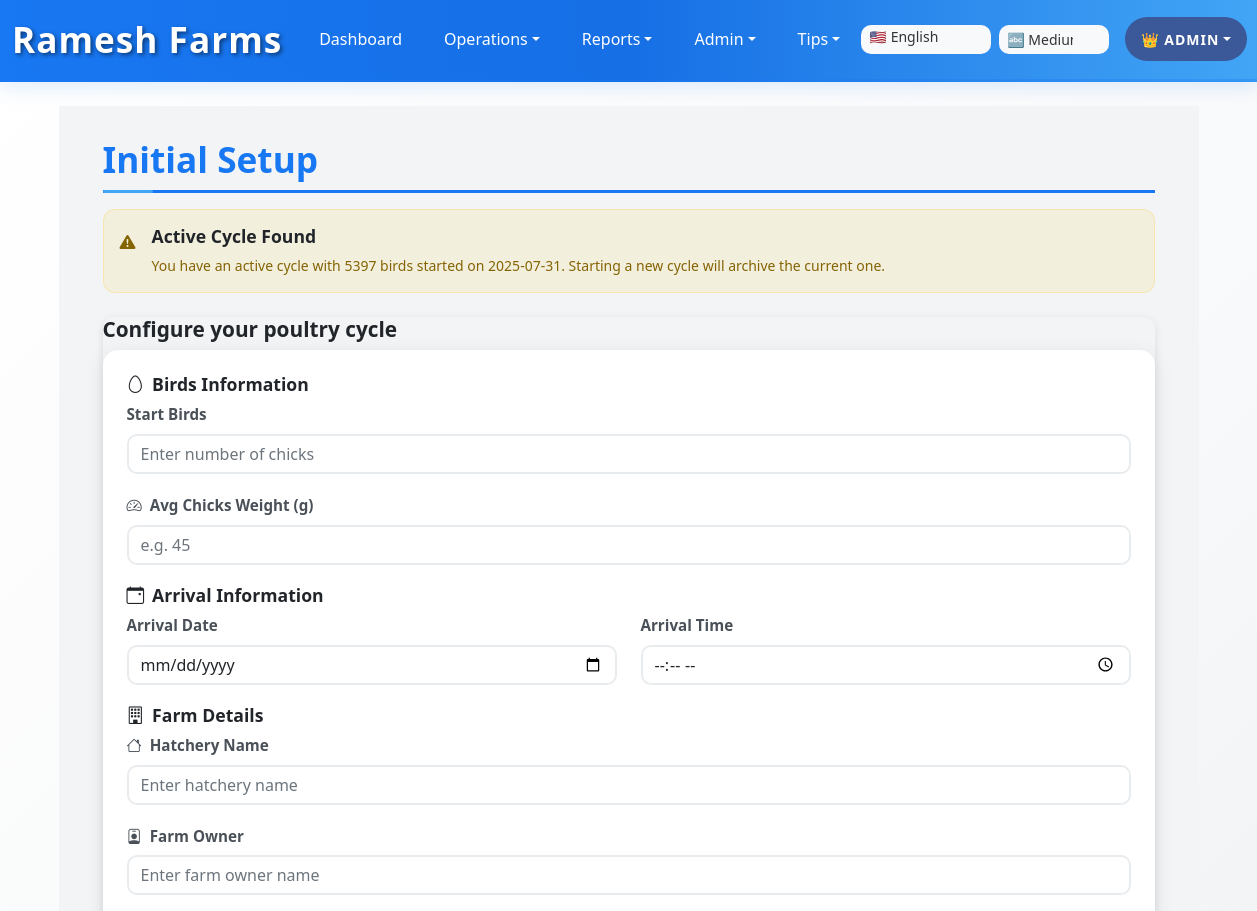
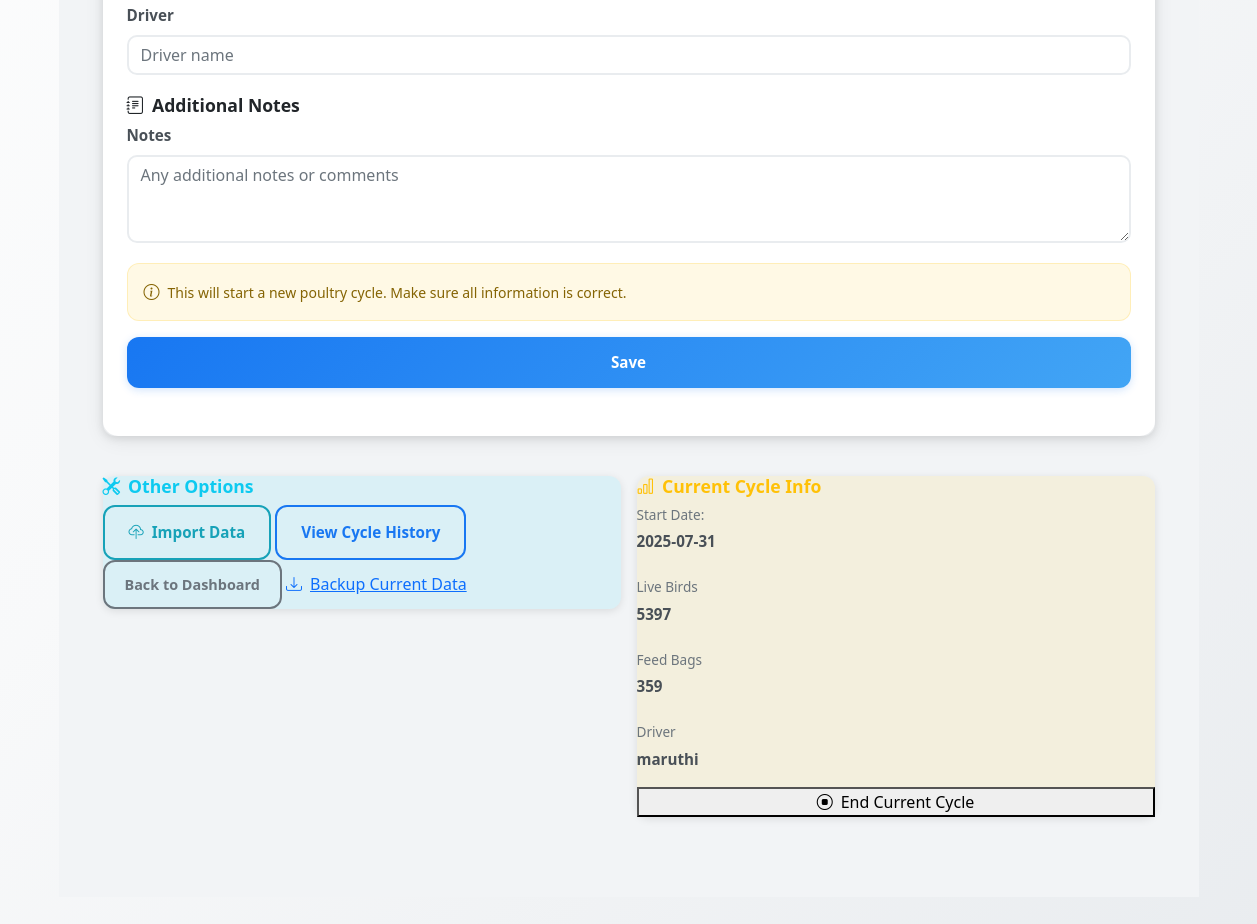
The app's page /setup (signed in), older data (2 pictures, top to bottom).
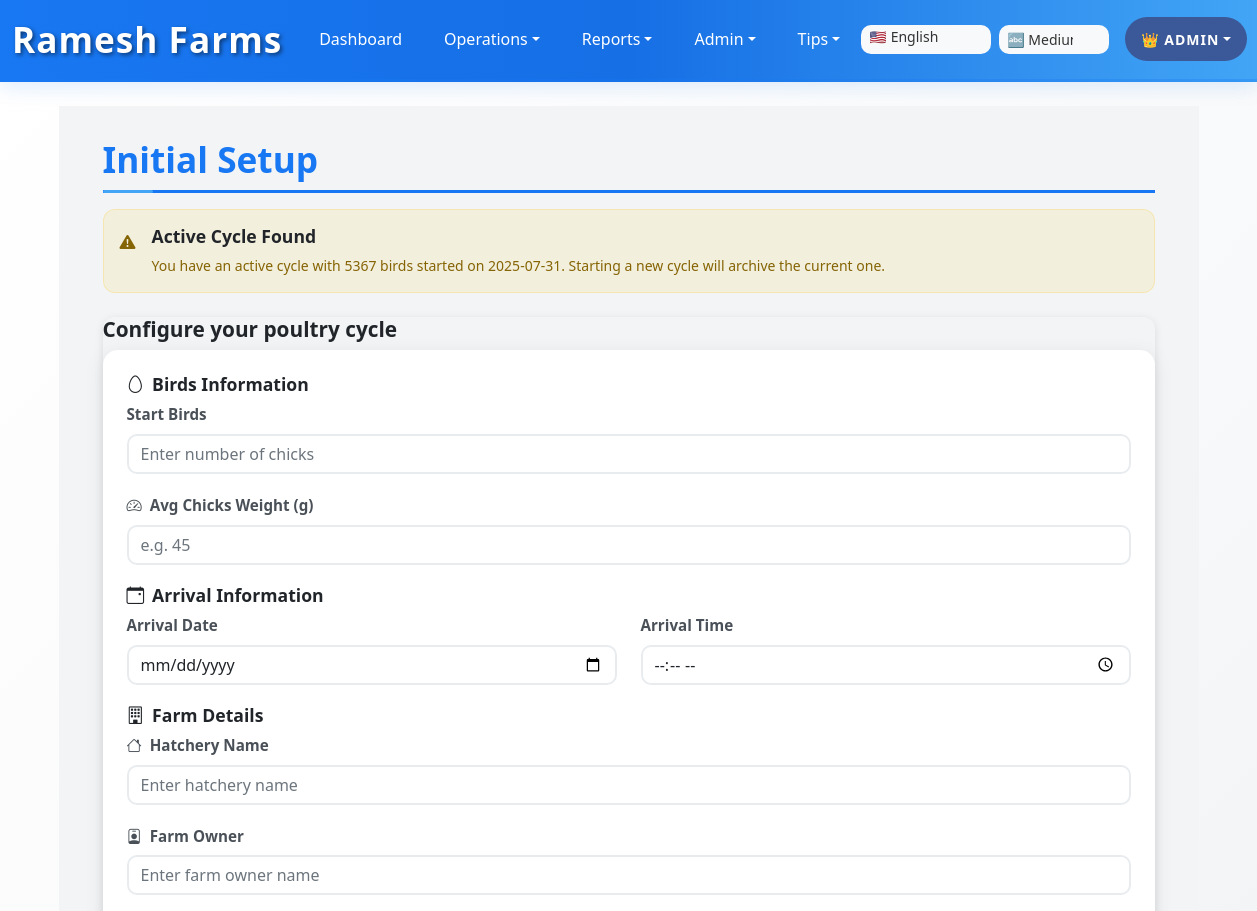
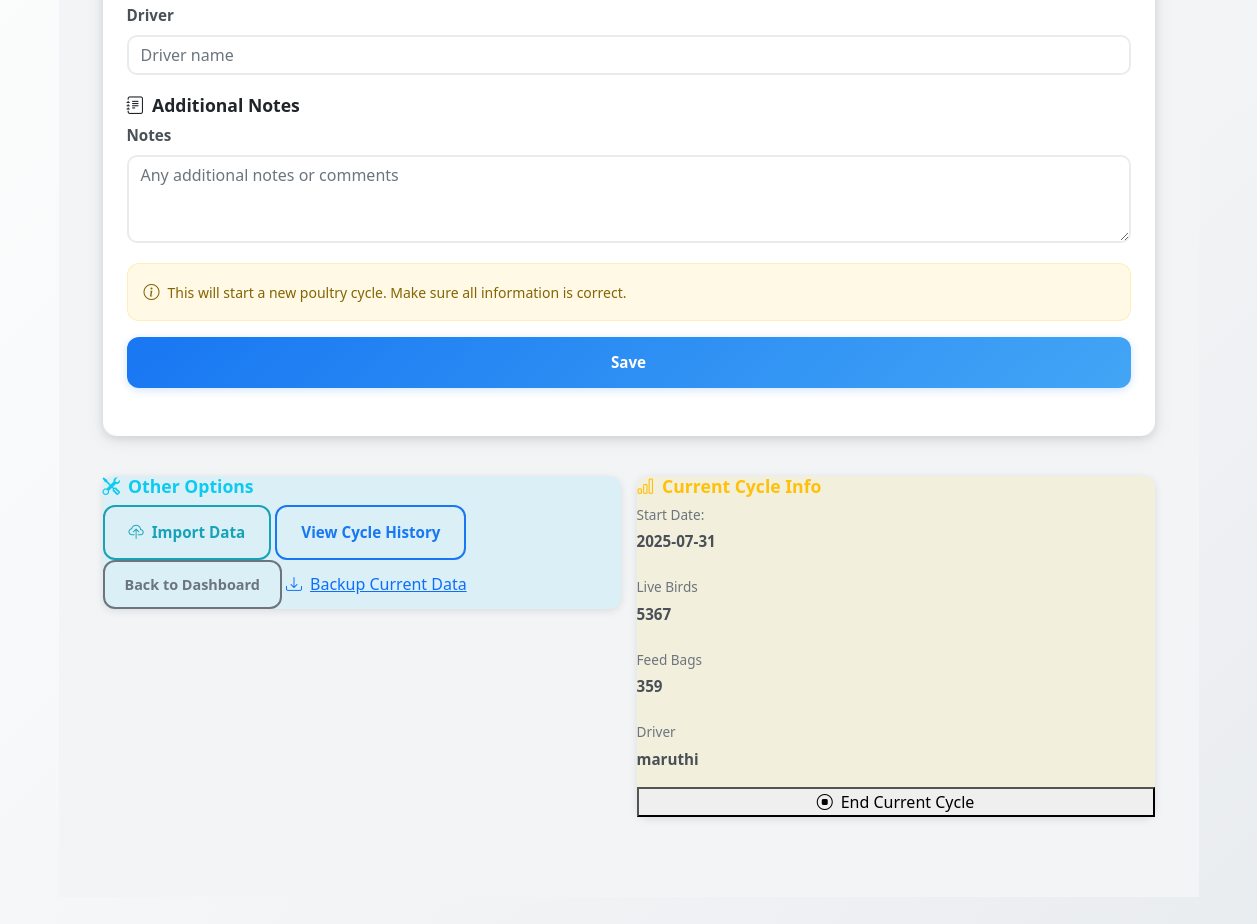
The same page, newer data (2 pictures, top to bottom).
### app.py (models this page shows)
class Cycle(db.Model):
    id = db.Column(db.Integer, primary_key=True)
    start_date = db.Column(db.String(50))
    start_time = db.Column(db.String(50))
    start_birds = db.Column(db.Integer)
    current_birds = db.Column(db.Integer)
    start_feed_bags = db.Column(db.Float)
    driver = db.Column(db.String(120))
    notes = db.Column(db.String(500))
    status = db.Column(db.String(20), default='active')  # 'active' or 'archived'
    end_date = db.Column(db.String(50))  # Date when cycle was completed/archived

### app.py (the view, shortened to what this page needs)
@app.route('/setup', methods=['GET','POST'])
@admin_required
def setup():
    existing_cycle = get_active_cycle()
    return render_template('setup.html', existing_cycle=existing_cycle)

### app.py (called while the page is built)
def admin_required(f):
    @wraps(f)
    def decorated_function(*args, **kwargs):
        if 'user_id' not in session:
            return redirect(url_for('login'))
        user = User.query.get(session['user_id'])
        if not user or user.role != 'admin':
            flash('Access denied. Admin privileges required.', 'error')
            return redirect(url_for('dashboard'))
        return f(*args, **kwargs)
    return decorated_function

def get_active_cycle():
    return Cycle.query.filter_by(status='active').order_by(Cycle.id.desc()).first()

### templates/setup.html (shortened to what the changed rows need)
{% extends 'base.html' %}
{% block content %}
<div class="mobile-container">
  <div class="mobile-section">
    <h2 class="mobile-header" data-i18n="setup_title">
    </h2>
    {% if existing_cycle %}
    <div class="mobile-alert alert alert-warning mb-4">
      <div class="d-flex align-items-start">
        <i class="bi bi-exclamation-triangle-fill me-3 mt-1"></i>
        <div>
          <h6 class="mb-2" data-i18n="existing_cycle_warning">Active Cycle Found</h6>
          <p class="mb-0 small" data-i18n="existing_cycle_msg">
            You have an active cycle with {{ existing_cycle.current_birds }} birds started on {{ existing_cycle.start_date }}.
            Starting a new cycle will archive the current one.
          </p>
        </div>
      </div>
    </div>
    {% endif %}
    <div class="row g-3 mt-3">
      <div class="col-md-6">
        {% if existing_cycle %}
        <div class="mobile-card bg-warning bg-opacity-10 border-warning">
          <h6 class="mobile-card-title text-warning">
            <i class="bi bi-bar-chart me-2"></i>Current Cycle Info
          </h6>
          <div class="mobile-info-list">
            <div class="mobile-info-item">
              <span class="mobile-info-label" data-i18n="start_date">Start Date:</span>
              <span class="mobile-info-value">{{ existing_cycle.start_date }}</span>
            </div>
            <div class="mobile-info-item">
              <span class="mobile-info-label" data-i18n="live_birds">Live Birds:</span>
              <span class="mobile-info-value">{{ existing_cycle.current_birds }}</span>
            </div>
            <div class="mobile-info-item">
              <span class="mobile-info-label" data-i18n="feed_bags">Feed Bags:</span>
              <span class="mobile-info-value">{{ existing_cycle.start_feed_bags|round|int }}</span>
            </div>
            <div class="mobile-info-item">
              <span class="mobile-info-label" data-i18n="driver">Driver:</span>
              <span class="mobile-info-value">{{ existing_cycle.driver or 'N/A' }}</span>
            </div>
          </div>
          {% if session.role == 'admin' %}
          <form method="POST"
                action="{{ url_for('reset_cycle') }}"
                onsubmit="return confirm('Are you sure you want to end the current cycle? This will archive the cycle and set the end date to today. This action cannot be undone.')"
                class="mt-3">
            <button type="submit" class="mobile-btn-danger w-100" data-i18n="end_cycle_btn">
              <i class="bi bi-stop-circle me-2"></i>End Current Cycle
            </button>
          </form>
          {% endif %}
        </div>
        {% endif %}
      </div>
    </div>
  </div>
</div>
{% endblock %}

Row changes from the older to the newer data that the page shows:
changed Cycle "maruthi": current_birds "5397" → "5367"
